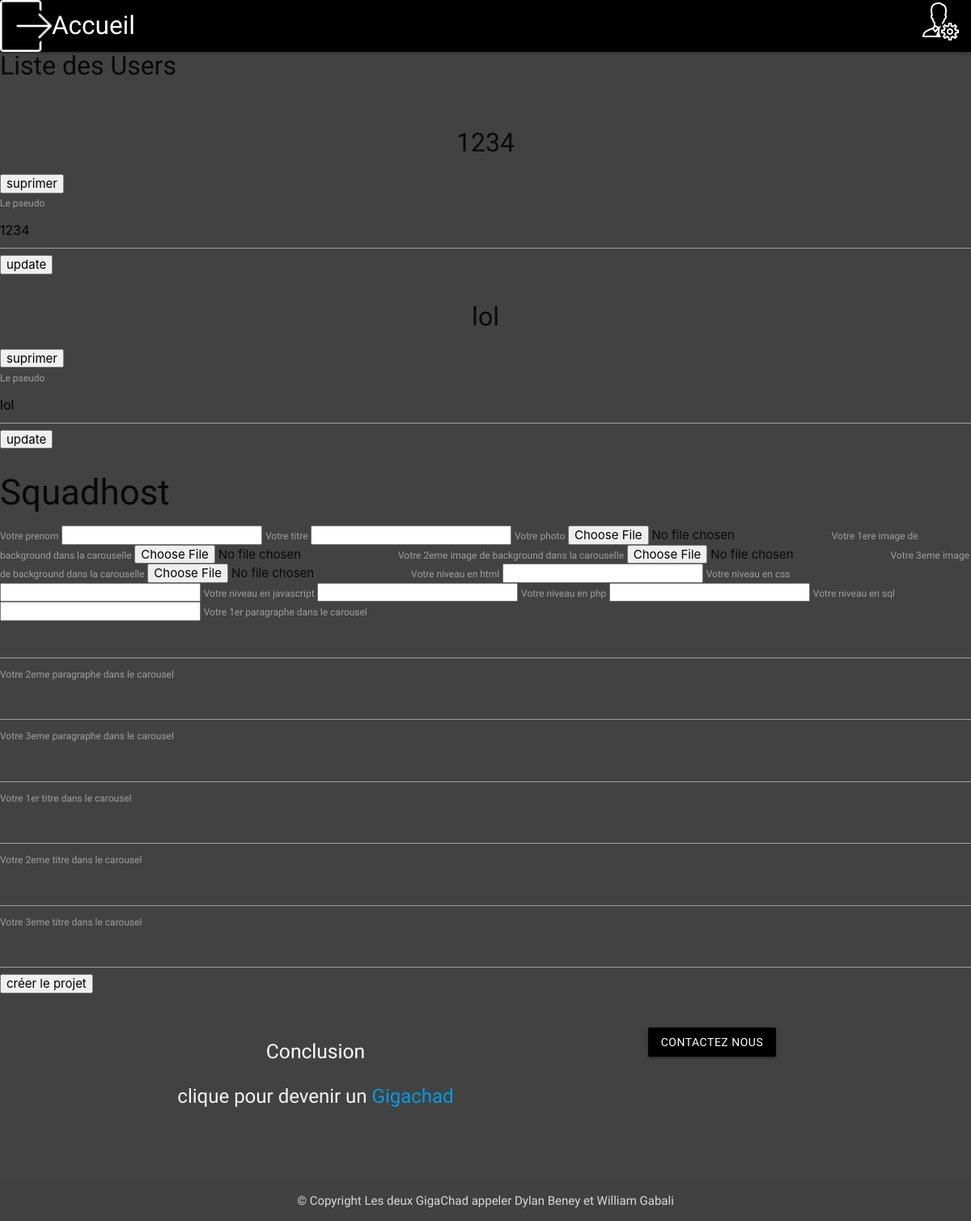
/admin.php (signed in), run on the app's committed database.
### tables this page shows
CREATE TABLE `user` (
  `id` int(11) NOT NULL,
  `email` varchar(80) NOT NULL,
  `password` varchar(80) NOT NULL,
  `username` varchar(80) NOT NULL,
  `admin` int(11) NOT NULL DEFAULT '0'
);

CREATE TABLE `projets` (
  `id` int(11) NOT NULL,
  `prenom` varchar(80) NOT NULL,
  `titre` varchar(80) NOT NULL,
  `img1` varchar(500) NOT NULL,
  `img2` varchar(500) NOT NULL,
  `img3` varchar(500) NOT NULL,
  `img4` varchar(500) NOT NULL,
  `HTML` int(100) NOT NULL,
  `CSS` int(100) NOT NULL,
  `JS` int(100) NOT NULL,
  `PHP` int(100) NOT NULL,
  `SQL` int(100) NOT NULL,
  `P1` varchar(500) NOT NULL,
  `P2` varchar(500) NOT NULL,
  `P3` varchar(500) NOT NULL,
  `H2` varchar(500) NOT NULL,
  `H3` varchar(500) NOT NULL,
  `H4` varchar(500) NOT NULL
);

### admin.php (the view, shortened to what this page needs)
<?php require_once "menu.php"; ?>
<h1>Liste des Users</h1>
<?php
$sql = "SELECT * FROM user";
$pre = $pdo->prepare($sql);
$pre->execute();
$data = $pre->fetchAll(PDO::FETCH_ASSOC);
foreach($data as $user){
?>
<?php
$sql = "SELECT * FROM projets";
$pre = $pdo->prepare($sql);
$pre->execute();
$data = $pre->fetchAll(PDO::FETCH_ASSOC);
foreach($data as $project)
?>
<form method='post' action='action/delete_user.php'>
    <h2><?php echo $user['username'] ?></h2>
    <input type='submit' value='suprimer' />
    </form>
<form method='post' action='action/update_user.php'>
    <label for="#username">Le pseudo</label>
    <input id="username" type='text' name='username' value="<?php echo $user['username'] ?>">
    <input type='submit' value='update' />
</form>
<?php }?>
<h3><?php echo $project['titre'] ?></h3>
<form method="post" action="action/ADD_PROJECT.php" enctype="multipart/form-data">
    <label for="#prenom">Votre prenom</label>
    <input id="prenom" type='name' name='prenom'>
    <label for="#titre">Votre titre</label>
    <input id="titre" type='title' name='titre'>
    <label for="#img1">Votre photo</label>
    <input id="img1" type='file' name='img1'>
    <label for="#img2">Votre 1ere image de background dans la carouselle</label>
    <input id="img2" type='file' name='img2'>
    <label for="#img3">Votre 2eme image de background dans la carouselle</label>
    <input id="img3" type='file' name='img3'>
    <label for="#img4">Votre 3eme image de background dans la carouselle</label>
    <input id="img4" type='file' name='img4'>
    <label for="#HTML">Votre niveau en html</label>
    <input id="HTML" type='int' name='HTML'>
    <label for="#CSS">Votre niveau en css</label>
    <input id="CSS" type='int' name='CSS'>
    <label for="#JS">Votre niveau en javascript</label>
    <input id="js" type='int' name='JS'>
    <label for="#PHP">Votre niveau en php</label>
    <input id="PHP" type='int' name='PHP'>
    <label for="#SQL">Votre niveau en sql</label>
    <input id="SQL" type='int' name='SQL'>
    <label for="#P1">Votre 1er paragraphe dans le carousel</label>
    <input id="P1" type='text' name='P1'>
    <label for="#P2">Votre 2eme paragraphe dans le carousel</label>
    <input id="P2" type='text' name='P2'>
    <label for="#P3">Votre 3eme paragraphe dans le carousel</label>
    <input id="P3" type='text' name='P3'>
    <label for="#H2">Votre 1er titre dans le carousel</label>
    <input id="H2" type='text' name='H2'>
    <label for="#H3">Votre 2eme titre dans le carousel</label>
    <input id="H3" type='text' name='H3'>
    <label for="#H4">Votre 3eme titre dans le carousel</label>
    <input id="H4" type='text' name='H4'>
    <input type='submit' value='créer le projet' />
</form>
<?php require_once "footer.php"?>

### css/style.css (style rules this page uses)
html { font-family: 'Modern Antiqua', cursive !important; }
body { background-color: #424242 !important; }
h1 { margin: 0px !important; font-size: xx-large; padding-bottom: 2%; }
h2 { text-align: center; font-size: xx-large; }

### data on the page
user: username "1234"
user: username "lol"
projets: titre "Squadhost"
